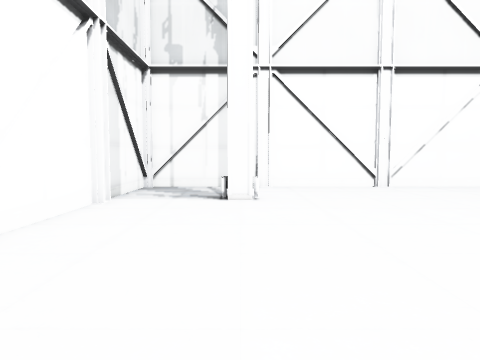
View 1 (above)

12 first-person views from a walk through a Unity game level. The camera is 1.3 m above the floor, tilts 4° down and sees 70° across. The floor is counted in squares, 1 m on a side. Each view is taken from the middle of a square. On the plan, view 1 faces up. The plan holds only what a view shows up to about 15 squares ahead; the rest is blank.

View 2
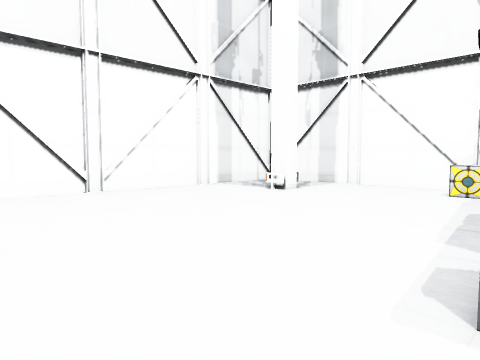

View 3
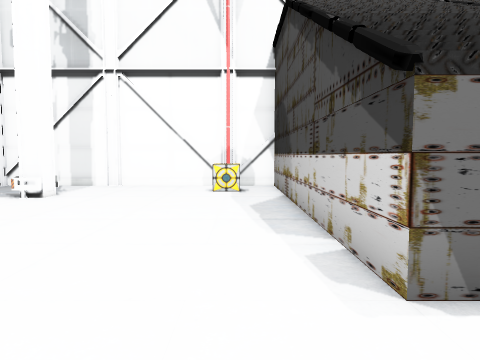

View 4
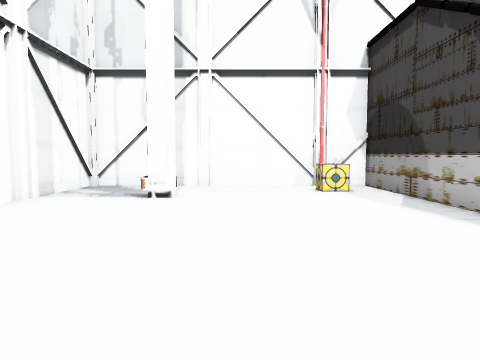

View 5
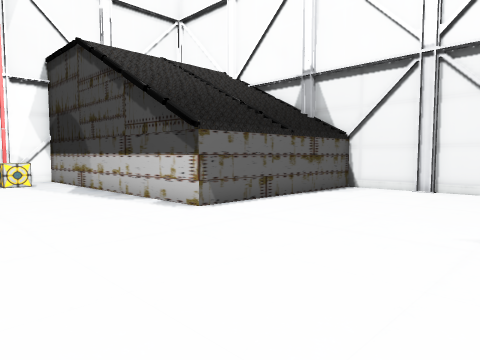

View 6
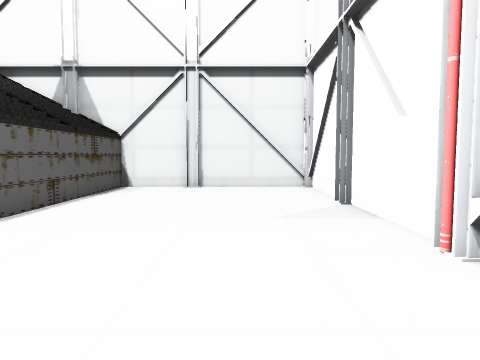

View 7
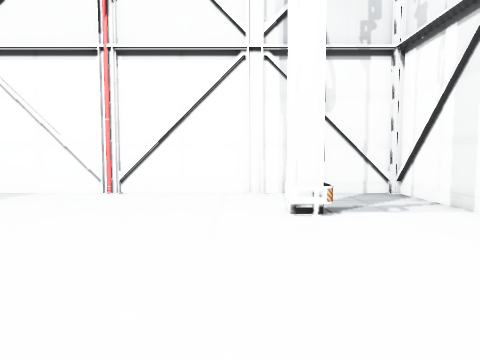

View 8
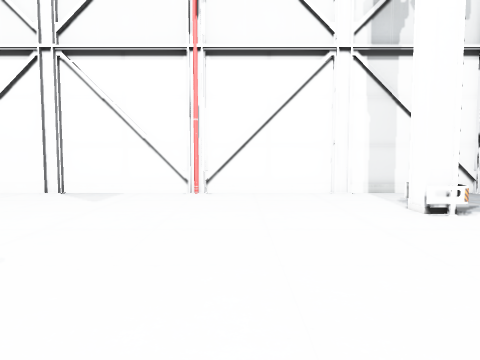

View 9
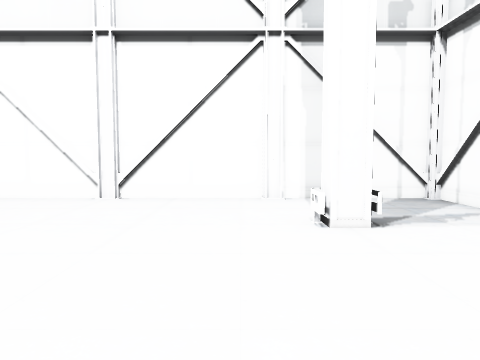

View 10
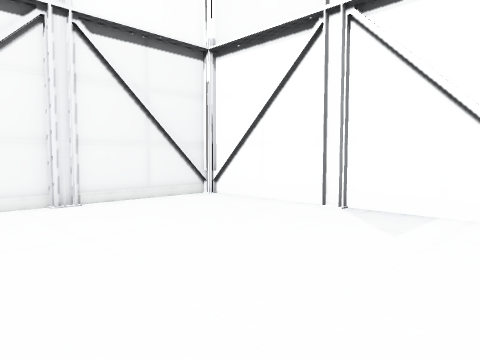

View 11
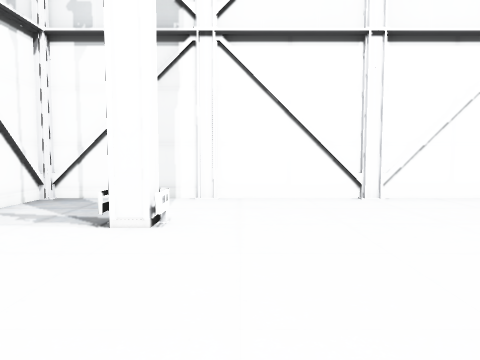

View 12
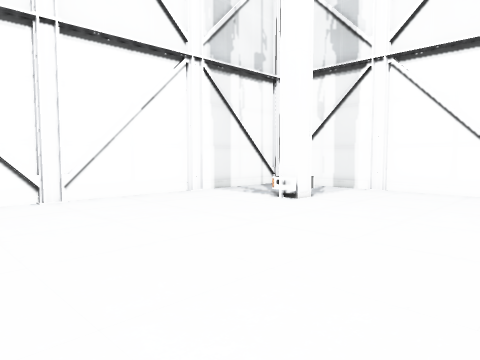

### Floor plan
Points are (right, up) in squares from view 1. A wall is a line through its corners. A room is listed if a view was taken in it or the views show most of it. See-through windows are left out.
Room 1 (views 1, 2, 3, 4, 5, 6, 7, 8, 9, 10, 11, 12)
walls: (0.6, 10.2) (-0.6, 10.2); (11.7, 10.1) (11.7, 10.9); (0.3, 10.9) (0.3, 10.1); (12.6, 10.2) (11.4, 10.2); (-3.7, 4.9) (-3.7, 4.1); (15.7, 4.1) (15.7, 4.8); (16, 2.5) (16, 14.2); (-4, -0.9) (-4, -5.2); (0.7, -5.6) (0.7, -5.1); (-4, 14.2) (-4, -0.8); (15.8, 14.5) (-3.7, 14.5) (-3.7, 14.1); (-3.8, -5.5) (4, -5.5) (4, 2.5) (12.5, 2.5)
low walls: (11.4, 10.2) (11.4, 10.9); (0.6, 11) (0.6, 10.2); (0.4, 11) (-0.4, 11); (12.6, 10.1) (12.6, 10.6); (-0.5, 10.6) (-0.5, 10)
objects: other object (13, 2) to (15, 2); other object (14, 4) to (14, 5)

Positions as (right, up) in squares from view 1, and headings:
1: (0, 0), facing up
2: (1, 2), facing up-right
3: (1, 4), facing right
4: (1, 8), facing right
5: (-3, 8), facing down-right
6: (-1, 9), facing down
7: (8, 9), facing left
8: (8, 6), facing left
9: (10, 4), facing up
10: (4, 4), facing down-left
11: (2, 4), facing up
12: (3, 4), facing up-right
